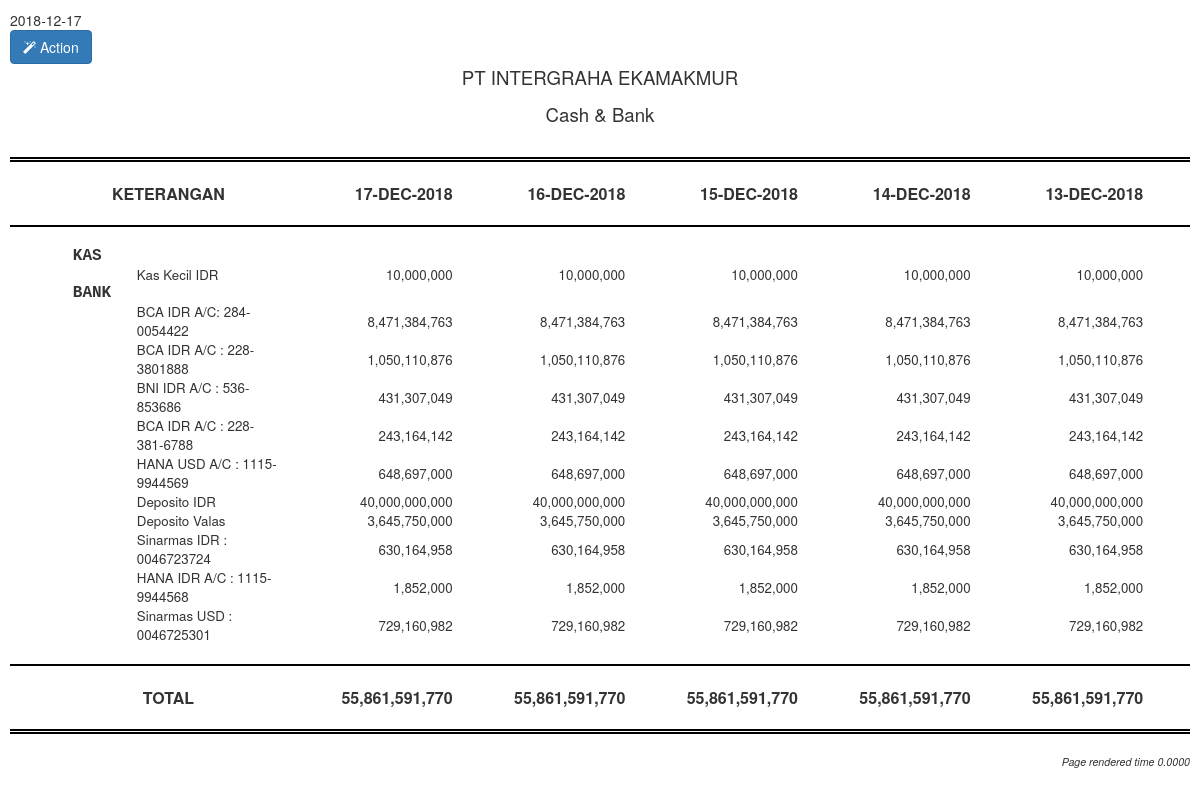
The page /index.php/cash_bank/cash_bank/view_cb on the database its author committed.
### tables this page shows
CREATE TABLE `system_parameter`  (
  `id` int(50) NOT NULL AUTO_INCREMENT,
  `company_id` varchar(50) NOT NULL,
  `name` varchar(50) NOT NULL,
  `top_approval` varchar(50) NOT NULL,
  `base_currency` varchar(50) NOT NULL,
  `financial_month` varchar(50) NOT NULL,
  `financial_year` varchar(50) NOT NULL,
  `reaa` bigint(50) NOT NULL,
  `reac` bigint(50) NOT NULL,
  PRIMARY KEY (`id`) USING BTREE
);

CREATE TABLE `coa`  (
  `id` int(11) NOT NULL AUTO_INCREMENT,
  `coa_id` varchar(50) NOT NULL,
  `name_coa` varchar(50) NOT NULL,
  `date` date NOT NULL,
  `subgroup` varchar(50) NOT NULL,
  `debit` int(50) NULL DEFAULT NULL,
  `credit` int(50) NULL DEFAULT NULL,
  `cashflow` varchar(255) NULL DEFAULT NULL,
  `header` varchar(50) NULL DEFAULT NULL,
  `active` varchar(50) NULL DEFAULT NULL,
  `id_detail` int(255) NULL DEFAULT NULL,
  `report_type` int(255) NULL DEFAULT NULL,
  PRIMARY KEY (`id`, `coa_id`) USING BTREE,
  INDEX `coa_index`(`coa_id`, `subgroup`) USING BTREE
);

### application/controllers/cash_bank/Cash_bank.php (called while the page is built, shortened)
<?php defined('BASEPATH') OR exit('No direct script access allowed');
class cash_bank extends CI_Controller
{
    function __Construct(){
        $this->load->model('cash_bank/M_cb');
        $this->load->helper('url');
    }
    public function view_cb()
    {
        $a=5;
        for($i=1; $i <= $a; $i++ ){
            $date[$i] = date('Y-m-d', strtotime('-'.$i.' days'))."<br>";
        }
        $date1 = $date[1];
        $date2 = $date[2];
        $date3 = $date[3];
        $date4 = $date[4];
        $date5 = $date[5];
        $data['coa'] = $this->M_cb->get_coa();
        $data['one'] = $this->M_cb->get_trans1($date1);
        $data['two'] = $this->M_cb->get_trans2($date2);
        $data['three'] = $this->M_cb->get_trans3($date3);
        $data['four'] = $this->M_cb->get_trans4($date4);
        $data['five'] = $this->M_cb->get_trans5($date5);
        $data['sum_satu'] = $this->M_cb->sum_trans1($date1)->total;
        $data['sum_dua'] = $this->M_cb->sum_trans2($date2)->total;
        $data['sum_tiga'] = $this->M_cb->sum_trans3($date3)->total;
        $data['sum_empat'] = $this->M_cb->sum_trans4($date4)->total;
        $data['sum_lima'] = $this->M_cb->sum_trans5($date5)->total;
        $this->load->view('cash_bank/view_cb', $data);
    }
}

### index.php (called while the page is built, shortened)
<?php
require_once BASEPATH.'core/CodeIgniter.php';

### application/models/cash_bank/M_cb.php (called while the page is built, shortened)
<?php
class M_cb extends CI_Model
{
    public function get_coa()
    {
        $data = $this->db->query("
           SELECT
              c.header,
              c.coa_id,
              c.name_coa,
              sg.subgroup_id
            FROM
              coa c
              JOIN subgroup sg ON sg.subgroup_id = c.subgroup
            WHERE
              sg.subgroup_id = 101 AND c.name_coa != 'Kas & Setara Kas' AND c.name_coa != 'Ayat Silang'
        ");
        return $data->result();
    }
    public function get_trans1($date1)
    {
        $data = $this->db->query("
           SELECT
              gl_header.gl_date,
              subgroup.subgroup_id,
              subgroup.name_sg,
              coa.name_coa,
              coa.coa_id,
              SUM( gl_detail.debit ) - SUM( gl_detail.credit ) AS saldo
            FROM
              gl_detail
              JOIN gl_header ON gl_detail.gl_no = gl_header.gl_no
              JOIN coa ON coa.coa_id = gl_detail.coa_id
              JOIN subgroup ON subgroup.subgroup_id = coa.subgroup
            WHERE
              gl_header.gl_date <= '".$date1."'
              AND gl_header.`status` = 'posted'
              AND subgroup.subgroup_id = 101
            GROUP BY
              gl_detail.coa_id
        ");
        return $data->result();
    }
    public function get_trans2($date2)
    {
        $data = $this->db->query("
           SELECT
              gl_header.gl_date,
              subgroup.subgroup_id,
              subgroup.name_sg,
              coa.name_coa,
              coa.coa_id,
              SUM( gl_detail.debit ) - SUM( gl_detail.credit ) AS saldo
            FROM
              gl_detail
              JOIN gl_header ON gl_detail.gl_no = gl_header.gl_no
              JOIN coa ON coa.coa_id = gl_detail.coa_id
              JOIN subgroup ON subgroup.subgroup_id = coa.subgroup
            WHERE
              gl_header.gl_date <= '".$date2."'
              AND gl_header.`status` = 'posted'
              AND subgroup.subgroup_id = 101
            GROUP BY
              gl_detail.coa_id
        ");
        return $data->result();
    }
    public function get_trans3($date3)
    {
        $data = $this->db->query("
           SELECT
              gl_header.gl_date,
              subgroup.subgroup_id,
              subgroup.name_sg,
              coa.name_coa,
              coa.coa_id,
              SUM( gl_detail.debit ) - SUM( gl_detail.credit ) AS saldo
            FROM
              gl_detail
              JOIN gl_header ON gl_detail.gl_no = gl_header.gl_no
              JOIN coa ON coa.coa_id = gl_detail.coa_id
              JOIN subgroup ON subgroup.subgroup_id = coa.subgroup
            WHERE
              gl_header.gl_date <= '".$date3."'
              AND gl_header.`status` = 'posted'
              AND subgroup.subgroup_id = 101
            GROUP BY
              gl_detail.coa_id
        ");
        return $data->result();
    }
    public function get_trans4($date4)
    {
        $data = $this->db->query("
           SELECT
              gl_header.gl_date,
              subgroup.subgroup_id,
              subgroup.name_sg,
              coa.name_coa,
              coa.coa_id,
              SUM( gl_detail.debit ) - SUM( gl_detail.credit ) AS saldo
            FROM
              gl_detail
              JOIN gl_header ON gl_detail.gl_no = gl_header.gl_no
              JOIN coa ON coa.coa_id = gl_detail.coa_id
              JOIN subgroup ON subgroup.subgroup_id = coa.subgroup
            WHERE
              gl_header.gl_date <= '".$date4."'
              AND gl_header.`status` = 'posted'
              AND subgroup.subgroup_id = 101
            GROUP BY
              gl_detail.coa_id
        ");
        return $data->result();
    }
    public function get_trans5($date5)
    {
        $data = $this->db->query("
           SELECT
              gl_header.gl_date,
              subgroup.subgroup_id,
              subgroup.name_sg,
              coa.name_coa,
              coa.coa_id,
              SUM( gl_detail.debit ) - SUM( gl_detail.credit ) AS saldo
            FROM
              gl_detail
              JOIN gl_header ON gl_detail.gl_no = gl_header.gl_no
              JOIN coa ON coa.coa_id = gl_detail.coa_id
              JOIN subgroup ON subgroup.subgroup_id = coa.subgroup
            WHERE
              gl_header.gl_date <= '".$date5."'
              AND gl_header.`status` = 'posted'
              AND subgroup.subgroup_id = 101
            GROUP BY
              gl_detail.coa_id
        ");
        return $data->result();
    }
    public function sum_trans1($date1)
    {
        $data = $this->db->query("
           SELECT
              gl_header.gl_date,
              subgroup.subgroup_id,
              subgroup.name_sg,
              coa.name_coa,
              coa.coa_id,
              SUM( gl_detail.debit ) - SUM( gl_detail.credit ) AS total
            FROM
              gl_detail
              JOIN gl_header ON gl_detail.gl_no = gl_header.gl_no
              JOIN coa ON coa.coa_id = gl_detail.coa_id
              JOIN subgroup ON subgroup.subgroup_id = coa.subgroup
            WHERE
              gl_header.gl_date <= '".$date1."'
              AND gl_header.`status` = 'posted'
              AND subgroup.subgroup_id = 101
        ");
        return $data->row();
    }
}

### application/views/cash_bank/view_cb.php (the view, shortened to what this page needs)
<html>
<head>
    <link rel="stylesheet" href="https://maxcdn.bootstrapcdn.com/bootstrap/3.3.7/css/bootstrap.min.css">
    <link rel="stylesheet" href="https://cdnjs.cloudflare.com/ajax/libs/font-awesome/4.7.0/css/font-awesome.min.css">
</head>
<?php
$sql = "SELECT * FROM system_parameter";
$query = $this->db->query($sql);
if ($query->num_rows() > 0) {
    foreach ($query->result() as $row) {
        ?>
    <?php }
} ?>
<body>
<button type="button" class="btn btn-primary" data-toggle="collapse" data-target="#demo"><i class="fa fa-magic"></i>
    Action
</button>
<table>
    <tr>
        <p align="center" style="font-size:14pt;"><?php echo strtoupper($row->name); ?></p>
        <p align="center" style="font-size:14pt ">Cash & Bank</p>
    </tr>
</table>
<hr class="style3">
<table width="100%" class="table-hover" >
    <thead>
    <tr>
        <th width="25%"></th>
        <th style="text-align: center; font-size: 12pt; width: 50%">KETERANGAN</th>
        <?php
        $a = 5;
        for ($i = 1; $i <= $a; $i++) {
            $date = date('d-M-Y', strtotime('-' . $i . ' days'));
            ?>
            <th style="text-align: right; font-size: 12pt"><?php echo strtoupper($date) ?></th>
        <?php } ?>
        <th width="25%"></th>
    </tr>
    <tr>
        <th colspan="8"><hr class="style2"></th>
    </tr>
    </thead>
    <tbody>
    <?php
    foreach ($coa as $c) {
        foreach ($one as $sat) {
            if ($c->coa_id == $sat->coa_id) {
                $satu = number_format($sat->saldo);
                break;
            } else {
                $satu = 0;
            }
            if ($c->header == 'header') {
                $satu = '';
            }
        };
        foreach ($two as $du) {
            if ($c->coa_id == $du->coa_id) {
                $dua = number_format($du->saldo);
                break;
            } else {
                $dua = 0;
            }
            if ($c->header == 'header') {
                $dua = '';
            }
        };
        foreach ($three as $ti) {
            if ($c->coa_id == $ti->coa_id) {
                $tiga = number_format($ti->saldo);
                break;
            } else {
                $tiga = 0;
            }
            if ($c->header == 'header') {
                $tiga = '';
            }
        };
        foreach ($four as $em) {
            if ($c->coa_id == $em->coa_id) {
                $empat = number_format($em->saldo);
                break;
            } else {
                $empat = 0;
            }
            if ($c->header == 'header') {
                $empat = '';
            }
        };
        foreach ($five as $li) {
            if ($c->coa_id == $li->coa_id) {
                $lima = number_format($li->saldo);
                break;
            } else {
                $lima = 0;
            }
            if ($c->header == 'header') {
                $lima = '';
            }
        };
        ?>
        <tr>
            <?php if($satu AND $dua AND $tiga AND $empat AND $lima != 0 AND $c->header != 'header' OR $c->header =='header'){ ?>
                <td></td>
                <?php
                if ($c->header == 'header' ) {
                    echo "<td style='padding-left: 1em;font-weight: bold;font-family: Courier, monospace;'><b>" . strtoupper($c->name_coa) . "<b></td>";
                } else {
                    echo "<td style='font-size: 10pt;padding-left: 6em;font-weight:normal'>" . ($c->name_coa) . "</td>";
                }
                ?>
                <td style='font-size: 10pt;padding-left: 6em;font-weight:normal' align="right"> <?php echo($satu); ?></td>
                <td style='font-size: 10pt;padding-left: 6em;font-weight:normal' align="right"><?php echo($dua) ?></td>
                <td style='font-size: 10pt;padding-left: 6em;font-weight:normal' align="right"><?php echo($tiga) ?></td>
                <td style='font-size: 10pt;padding-left: 6em;font-weight:normal' align="right"><?php echo($empat) ?></td>
                <td style='font-size: 10pt;padding-left: 6em;font-weight:normal' align="right"><?php echo($lima) ?></td>
                <td></td>
            <?php } ?>
        </tr>
    <?php } ?>
    </tbody>
    <tfoot>
    <tr>
        <th colspan="8"><hr class="style2"></th>
    </tr>
    <tr>
        <th></th>
        <th style="text-align: center; font-size: 12pt;">TOTAL</th>
        <th style="text-align: right; font-size: 12pt"><?php echo number_format($sum_satu) ?></th>
        <th style="text-align: right; font-size: 12pt"><?php echo number_format($sum_dua) ?></th>
        <th style="text-align: right; font-size: 12pt"><?php echo number_format($sum_tiga) ?></th>
        <th style="text-align: right; font-size: 12pt"><?php echo number_format($sum_empat) ?></th>
        <th style="text-align: right; font-size: 12pt"><?php echo number_format($sum_lima) ?></th>
        <th></th>
    </tr>
    </tfoot>
</table>
<hr class="style3">
</body>
</html>
<?php echo "<i class='pull-right' style='font-size: 8pt'>Page rendered time " . $this->benchmark->elapsed_time('code_start', 'code_end') . "</i>"; ?>

### application/views/cash_bank/view_cb.php (style rules this page uses)
body { margin: 10px; }
hr.style3 { border-top: 5px double black; }
hr.style2 { border-top: 2px double black; }

### rows shown on the page
system_parameter: name "PT INTERGRAHA EKAMAKMUR"
coa: name_coa "KAS"
coa: name_coa "Kas Kecil IDR", satu "10,000,000", dua "10,000,000", tiga "10,000,000", empat "10,000,000", lima "10,000,000"
coa: name_coa "BANK"
coa: name_coa "BCA IDR A/C: 284-0054422", satu "8,471,384,763", dua "8,471,384,763", tiga "8,471,384,763", empat "8,471,384,763", lima "8,471,384,763"
coa: name_coa "BCA IDR A/C : 228-3801888", satu "1,050,110,876", dua "1,050,110,876", tiga "1,050,110,876", empat "1,050,110,876", lima "1,050,110,876"
coa: name_coa "BNI IDR A/C : 536-853686", satu "431,307,049", dua "431,307,049", tiga "431,307,049", empat "431,307,049", lima "431,307,049"
coa: name_coa "BCA IDR A/C : 228-381-6788", satu "243,164,142", dua "243,164,142", tiga "243,164,142", empat "243,164,142", lima "243,164,142"
coa: name_coa "HANA USD A/C : 1115-9944569", satu "648,697,000", dua "648,697,000", tiga "648,697,000", empat "648,697,000", lima "648,697,000"
coa: name_coa "Deposito IDR", satu "40,000,000,000", dua "40,000,000,000", tiga "40,000,000,000", empat "40,000,000,000", lima "40,000,000,000"
coa: name_coa "Deposito Valas", satu "3,645,750,000", dua "3,645,750,000", tiga "3,645,750,000", empat "3,645,750,000", lima "3,645,750,000"
coa: name_coa "Sinarmas IDR : 0046723724", satu "630,164,958", dua "630,164,958", tiga "630,164,958", empat "630,164,958", lima "630,164,958"
coa: name_coa "HANA IDR A/C : 1115-9944568", satu "1,852,000", dua "1,852,000", tiga "1,852,000", empat "1,852,000", lima "1,852,000"
coa: name_coa "Sinarmas USD : 0046725301", satu "729,160,982", dua "729,160,982", tiga "729,160,982", empat "729,160,982", lima "729,160,982"

### other values the page prints
$date "17-DEC-2018"
$date "16-DEC-2018"
$date "15-DEC-2018"
$date "14-DEC-2018"
$date "13-DEC-2018"
$sum_satu "55,861,591,770"
$sum_dua "55,861,591,770"
$sum_tiga "55,861,591,770"
$sum_empat "55,861,591,770"
$sum_lima "55,861,591,770"
$this->benchmark->elapsed_time('code_start', 'code_end') "0.0000"
